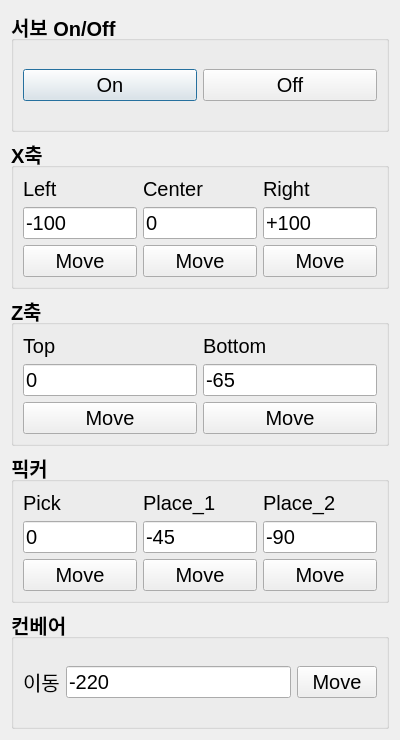
<?xml version="1.0" encoding="UTF-8"?>
<ui version="4.0">
 <class>motorPosition</class>
 <widget class="QDialog" name="motorPosition">
  <property name="geometry">
   <rect>
    <x>0</x>
    <y>0</y>
    <width>400</width>
    <height>740</height>
   </rect>
  </property>
  <property name="font">
   <font>
    <pointsize>15</pointsize>
    <bold>true</bold>
   </font>
  </property>
  <property name="windowTitle">
   <string>Form</string>
  </property>
  <layout class="QVBoxLayout" name="verticalLayout">
   <item>
    <widget class="QGroupBox" name="groupBox">
     <property name="title">
      <string>서보 On/Off</string>
     </property>
     <layout class="QGridLayout" name="gridLayout_2">
      <item row="0" column="0">
       <widget class="QPushButton" name="pushButton_ServoOn">
        <property name="font">
         <font>
          <pointsize>15</pointsize>
          <bold>false</bold>
         </font>
        </property>
        <property name="text">
         <string>On</string>
        </property>
        <property name="autoExclusive">
         <bool>true</bool>
        </property>
       </widget>
      </item>
      <item row="0" column="1">
       <widget class="QPushButton" name="pushButton_ServoOff">
        <property name="font">
         <font>
          <pointsize>15</pointsize>
          <bold>false</bold>
         </font>
        </property>
        <property name="text">
         <string>Off</string>
        </property>
        <property name="autoExclusive">
         <bool>true</bool>
        </property>
       </widget>
      </item>
     </layout>
    </widget>
   </item>
   <item>
    <widget class="QGroupBox" name="groupBox_2">
     <property name="title">
      <string>X축</string>
     </property>
     <layout class="QGridLayout" name="gridLayout">
      <item row="2" column="1">
       <widget class="QPushButton" name="pushButton_X_2">
        <property name="sizePolicy">
         <sizepolicy hsizetype="Preferred" vsizetype="Fixed">
          <horstretch>0</horstretch>
          <verstretch>0</verstretch>
         </sizepolicy>
        </property>
        <property name="font">
         <font>
          <pointsize>15</pointsize>
          <bold>false</bold>
         </font>
        </property>
        <property name="text">
         <string>Move</string>
        </property>
       </widget>
      </item>
      <item row="0" column="0">
       <widget class="QLabel" name="label">
        <property name="font">
         <font>
          <pointsize>15</pointsize>
          <bold>false</bold>
         </font>
        </property>
        <property name="text">
         <string>Left</string>
        </property>
       </widget>
      </item>
      <item row="2" column="2">
       <widget class="QPushButton" name="pushButton_X_3">
        <property name="sizePolicy">
         <sizepolicy hsizetype="Preferred" vsizetype="Fixed">
          <horstretch>0</horstretch>
          <verstretch>0</verstretch>
         </sizepolicy>
        </property>
        <property name="font">
         <font>
          <pointsize>15</pointsize>
          <bold>false</bold>
         </font>
        </property>
        <property name="text">
         <string>Move</string>
        </property>
       </widget>
      </item>
      <item row="2" column="0">
       <widget class="QPushButton" name="pushButton_X_1">
        <property name="sizePolicy">
         <sizepolicy hsizetype="Preferred" vsizetype="Fixed">
          <horstretch>0</horstretch>
          <verstretch>0</verstretch>
         </sizepolicy>
        </property>
        <property name="font">
         <font>
          <pointsize>15</pointsize>
          <bold>false</bold>
         </font>
        </property>
        <property name="text">
         <string>Move</string>
        </property>
       </widget>
      </item>
      <item row="0" column="1">
       <widget class="QLabel" name="label_2">
        <property name="font">
         <font>
          <pointsize>15</pointsize>
          <bold>false</bold>
         </font>
        </property>
        <property name="text">
         <string>Center</string>
        </property>
       </widget>
      </item>
      <item row="1" column="0">
       <widget class="QLineEdit" name="lineEdit_X_1">
        <property name="sizePolicy">
         <sizepolicy hsizetype="Preferred" vsizetype="Fixed">
          <horstretch>0</horstretch>
          <verstretch>0</verstretch>
         </sizepolicy>
        </property>
        <property name="font">
         <font>
          <pointsize>15</pointsize>
          <bold>false</bold>
         </font>
        </property>
        <property name="text">
         <string>-100</string>
        </property>
        <property name="readOnly">
         <bool>true</bool>
        </property>
       </widget>
      </item>
      <item row="1" column="1">
       <widget class="QLineEdit" name="lineEdit_X_2">
        <property name="sizePolicy">
         <sizepolicy hsizetype="Preferred" vsizetype="Fixed">
          <horstretch>0</horstretch>
          <verstretch>0</verstretch>
         </sizepolicy>
        </property>
        <property name="font">
         <font>
          <pointsize>15</pointsize>
          <bold>false</bold>
         </font>
        </property>
        <property name="text">
         <string>0</string>
        </property>
        <property name="readOnly">
         <bool>true</bool>
        </property>
       </widget>
      </item>
      <item row="1" column="2">
       <widget class="QLineEdit" name="lineEdit_X_3">
        <property name="sizePolicy">
         <sizepolicy hsizetype="Preferred" vsizetype="Fixed">
          <horstretch>0</horstretch>
          <verstretch>0</verstretch>
         </sizepolicy>
        </property>
        <property name="font">
         <font>
          <pointsize>15</pointsize>
          <bold>false</bold>
         </font>
        </property>
        <property name="text">
         <string>+100</string>
        </property>
        <property name="readOnly">
         <bool>true</bool>
        </property>
       </widget>
      </item>
      <item row="0" column="2">
       <widget class="QLabel" name="label_3">
        <property name="font">
         <font>
          <pointsize>15</pointsize>
          <bold>false</bold>
          <kerning>true</kerning>
         </font>
        </property>
        <property name="text">
         <string>Right</string>
        </property>
       </widget>
      </item>
     </layout>
    </widget>
   </item>
   <item>
    <widget class="QGroupBox" name="groupBox_3">
     <property name="title">
      <string>Z축</string>
     </property>
     <layout class="QGridLayout" name="gridLayout_3">
      <item row="0" column="1">
       <widget class="QLabel" name="label_5">
        <property name="font">
         <font>
          <pointsize>15</pointsize>
          <bold>false</bold>
         </font>
        </property>
        <property name="text">
         <string>Bottom</string>
        </property>
       </widget>
      </item>
      <item row="2" column="0">
       <widget class="QPushButton" name="pushButton_Z_1">
        <property name="font">
         <font>
          <pointsize>15</pointsize>
          <bold>false</bold>
         </font>
        </property>
        <property name="text">
         <string>Move</string>
        </property>
       </widget>
      </item>
      <item row="2" column="1">
       <widget class="QPushButton" name="pushButton_Z_2">
        <property name="font">
         <font>
          <pointsize>15</pointsize>
          <bold>false</bold>
         </font>
        </property>
        <property name="text">
         <string>Move</string>
        </property>
       </widget>
      </item>
      <item row="0" column="0">
       <widget class="QLabel" name="label_4">
        <property name="font">
         <font>
          <pointsize>15</pointsize>
          <bold>false</bold>
         </font>
        </property>
        <property name="text">
         <string>Top</string>
        </property>
       </widget>
      </item>
      <item row="1" column="0">
       <widget class="QLineEdit" name="lineEdit_Z_1">
        <property name="font">
         <font>
          <pointsize>15</pointsize>
          <bold>false</bold>
         </font>
        </property>
        <property name="text">
         <string>0</string>
        </property>
        <property name="readOnly">
         <bool>true</bool>
        </property>
       </widget>
      </item>
      <item row="1" column="1">
       <widget class="QLineEdit" name="lineEdit_Z_2">
        <property name="font">
         <font>
          <pointsize>15</pointsize>
          <bold>false</bold>
         </font>
        </property>
        <property name="text">
         <string>-65</string>
        </property>
        <property name="readOnly">
         <bool>true</bool>
        </property>
       </widget>
      </item>
     </layout>
    </widget>
   </item>
   <item>
    <widget class="QGroupBox" name="groupBox_4">
     <property name="title">
      <string>픽커</string>
     </property>
     <layout class="QGridLayout" name="gridLayout_4">
      <item row="2" column="0">
       <widget class="QPushButton" name="pushButton_P_1">
        <property name="font">
         <font>
          <pointsize>15</pointsize>
          <bold>false</bold>
         </font>
        </property>
        <property name="text">
         <string>Move</string>
        </property>
       </widget>
      </item>
      <item row="0" column="2">
       <widget class="QLabel" name="label_8">
        <property name="font">
         <font>
          <pointsize>15</pointsize>
          <bold>false</bold>
         </font>
        </property>
        <property name="text">
         <string>Place_2</string>
        </property>
       </widget>
      </item>
      <item row="2" column="1">
       <widget class="QPushButton" name="pushButton_P_2">
        <property name="font">
         <font>
          <pointsize>15</pointsize>
          <bold>false</bold>
         </font>
        </property>
        <property name="text">
         <string>Move</string>
        </property>
       </widget>
      </item>
      <item row="2" column="2">
       <widget class="QPushButton" name="pushButton_P_3">
        <property name="font">
         <font>
          <pointsize>15</pointsize>
          <bold>false</bold>
         </font>
        </property>
        <property name="text">
         <string>Move</string>
        </property>
       </widget>
      </item>
      <item row="0" column="1">
       <widget class="QLabel" name="label_7">
        <property name="font">
         <font>
          <pointsize>15</pointsize>
          <bold>false</bold>
         </font>
        </property>
        <property name="text">
         <string>Place_1</string>
        </property>
       </widget>
      </item>
      <item row="0" column="0">
       <widget class="QLabel" name="label_6">
        <property name="font">
         <font>
          <pointsize>15</pointsize>
          <bold>false</bold>
         </font>
        </property>
        <property name="text">
         <string>Pick</string>
        </property>
       </widget>
      </item>
      <item row="1" column="0">
       <widget class="QLineEdit" name="lineEdit_P_1">
        <property name="font">
         <font>
          <pointsize>15</pointsize>
          <bold>false</bold>
         </font>
        </property>
        <property name="text">
         <string>0</string>
        </property>
        <property name="readOnly">
         <bool>true</bool>
        </property>
       </widget>
      </item>
      <item row="1" column="1">
       <widget class="QLineEdit" name="lineEdit_P_2">
        <property name="font">
         <font>
          <pointsize>15</pointsize>
          <bold>false</bold>
         </font>
        </property>
        <property name="text">
         <string>-45</string>
        </property>
        <property name="readOnly">
         <bool>true</bool>
        </property>
       </widget>
      </item>
      <item row="1" column="2">
       <widget class="QLineEdit" name="lineEdit_P_3">
        <property name="font">
         <font>
          <pointsize>15</pointsize>
          <bold>false</bold>
         </font>
        </property>
        <property name="text">
         <string>-90</string>
        </property>
        <property name="readOnly">
         <bool>true</bool>
        </property>
       </widget>
      </item>
     </layout>
    </widget>
   </item>
   <item>
    <widget class="QGroupBox" name="groupBox_5">
     <property name="title">
      <string>컨베어</string>
     </property>
     <layout class="QGridLayout" name="gridLayout_5">
      <item row="0" column="0">
       <widget class="QLabel" name="label_9">
        <property name="font">
         <font>
          <pointsize>15</pointsize>
          <bold>false</bold>
         </font>
        </property>
        <property name="text">
         <string>이동</string>
        </property>
       </widget>
      </item>
      <item row="0" column="1">
       <widget class="QLineEdit" name="lineEdit_C_1">
        <property name="font">
         <font>
          <pointsize>15</pointsize>
          <bold>false</bold>
         </font>
        </property>
        <property name="text">
         <string>-220</string>
        </property>
        <property name="readOnly">
         <bool>true</bool>
        </property>
       </widget>
      </item>
      <item row="0" column="2">
       <widget class="QPushButton" name="pushButton_C_1">
        <property name="font">
         <font>
          <pointsize>15</pointsize>
          <bold>false</bold>
         </font>
        </property>
        <property name="text">
         <string>Move</string>
        </property>
       </widget>
      </item>
     </layout>
    </widget>
   </item>
  </layout>
 </widget>
 <resources/>
 <connections/>
</ui>
